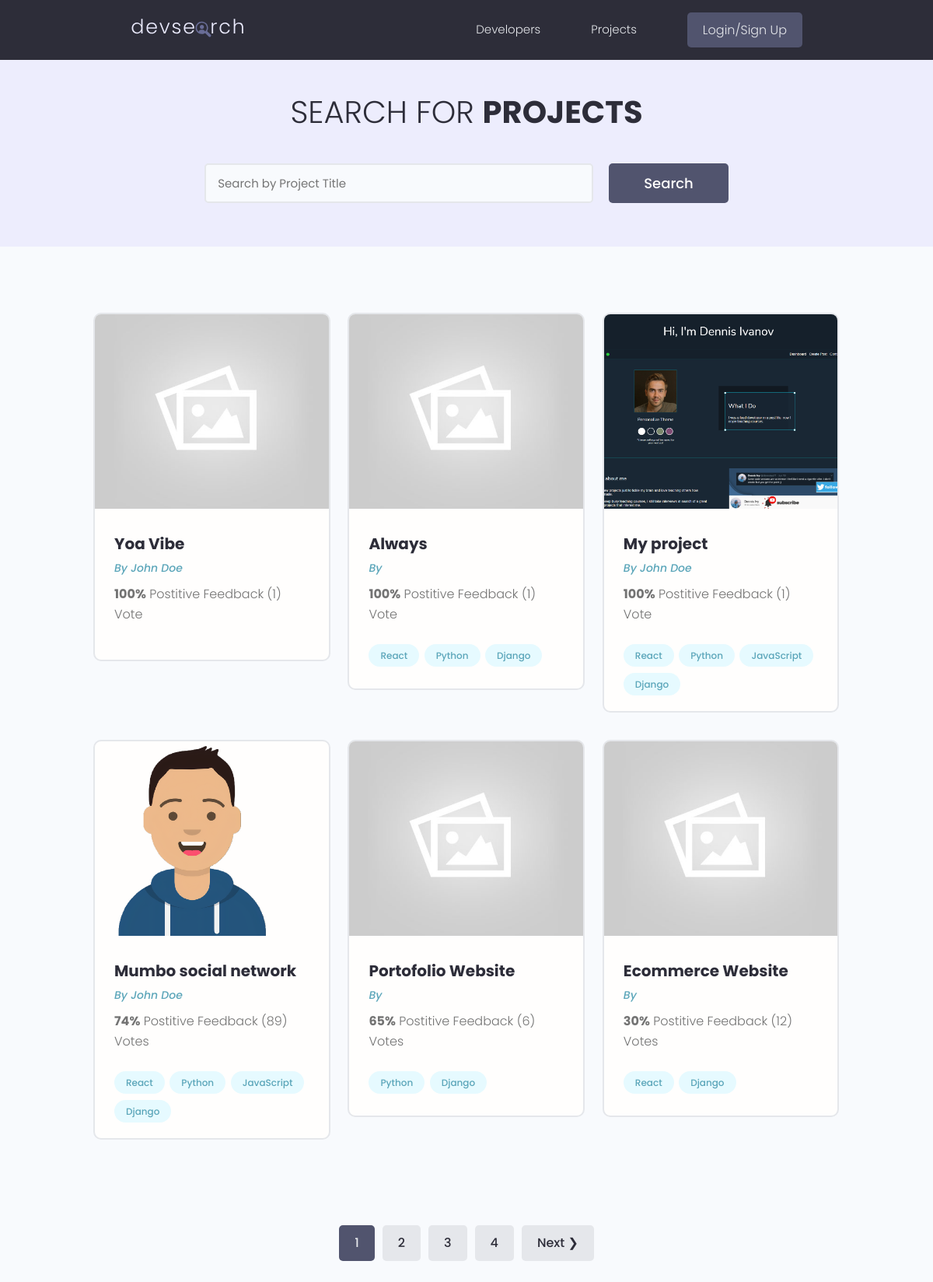
/projects/, run on the app's committed database.
### projects/models.py (models this page shows, shortened)
class Project(models.Model):
    owner = models.ForeignKey(Profile, null=True, blank=True, on_delete=models.SET_NULL)
    title = models.CharField(max_length=200)
    description = models.TextField(null=True, blank=True)
    featured_image = models.ImageField(null=True, blank=True, default="default.jpg")
    demo_link = models.CharField(max_length=2000, null=True, blank=True)
    source_link = models.CharField(max_length=2000, null=True, blank=True)
    tags = models.ManyToManyField('Tag', blank=True)
    vote_total = models.IntegerField(default=0, null=True, blank=True)
    vote_ratio = models.IntegerField(default=0, null=True, blank=True)
    created = models.DateTimeField(auto_now_add=True)
    id = models.UUIDField(default=uuid.uuid4, unique=True,
                          primary_key=True, editable=False)
    class Meta:
        ordering = ['-vote_ratio', '-vote_total']

class Tag(models.Model):
    name = models.CharField(max_length=200)
    created = models.DateTimeField(auto_now_add=True)
    id = models.UUIDField(default=uuid.uuid4, unique=True,
                          primary_key=True, editable=False)
    def __str__(self):
        return self.name

### users/models.py (models this page shows, shortened)
class Profile(models.Model):
    user = models.OneToOneField(User, on_delete=models.CASCADE, null=True, blank=True)
    name = models.CharField(max_length=200, blank=True, null=True)
    email = models.EmailField(max_length=500, blank=True, null=True)
    username = models.CharField(max_length=200, blank=True, null=True)
    location = models.CharField(max_length=200, blank=True, null=True)
    short_intro = models.CharField(max_length=200, blank=True, null=True)
    bio = models.TextField(blank=True, null=True)
    profile_image = models.ImageField(null=True, blank=True, upload_to='profiles/', default='profiles/user-default.png')
    social_github = models.CharField(max_length=200, blank=True, null=True)
    social_twiter = models.CharField(max_length=200, blank=True, null=True)
    social_linkedin = models.CharField(max_length=200, blank=True, null=True)
    social_youtube = models.CharField(max_length=200, blank=True, null=True)
    social_website = models.CharField(max_length=200, blank=True, null=True)
    created = models.DateTimeField(auto_now_add=True)
    id = models.UUIDField(default=uuid.uuid4, unique=True,
                          primary_key=True, editable=False)

### projects/views.py (the view)
# urls.py: path('projects/', views.getProjects),
def projects(request):
    projects, search_query = searcProject(request)
    custom_range, projects = paginationProjects(request, projects, 6)
    context = {
        'projects' : projects,
        'search_query' : search_query,
        'custom_range' : custom_range,
    }
    return render(request, 'projects/projects.html', context)

### projects/utils.py (called while the page is built)
def paginationProjects(request, projects, results):
    page = request.GET.get('page')
    paginator = Paginator(projects, results)
    try:
        projects = paginator.page(page)
    except PageNotAnInteger:
        page = 1
        projects = paginator.page(page)
    except EmptyPage:
        page = paginator.num_pages
        projects = paginator.page(page)
    leftIndex = (int(page) - 4)
    if leftIndex < 1:
        leftIndex = 1
    rightIndex = (int(page) + 5)
    if rightIndex > paginator.num_pages:
        rightIndex = paginator.num_pages + 1
    custom_range = range(leftIndex, rightIndex)
    return custom_range, projects

def searcProject(request):
    search_query = ''
    if request.GET.get('search_query'):
        search_query = request.GET.get('search_query')
    tags = Tag.objects.filter(name__icontains=search_query)
    projects = Project.objects.distinct().filter(
        Q(title__icontains=search_query) |
        Q(description__icontains=search_query) |
        Q(owner__name__icontains=search_query) |
        Q(tags__in=tags)
    )
    return projects, search_query

### projects/templates/projects/projects.html (shortened to what this page needs)
{% extends 'main.html' %} {% block content %}
<main class="projects">
  <section class="hero-section text-center">
    <div class="container container--narrow">
      <div class="hero-section__box">
        <h2>Search for <span>Projects</span></h2>
      </div>
      <div class="hero-section__search">
        <form id="searchForm" class="form" action="{% url 'projects' %}" method="get">
          <div class="form__field">
            <input
              class="input input--text"
              id="formInput#search"
              type="text"
              name="search_query"
              value="{{search_query}}"
              placeholder="Search by Project Title"
            />
          </div>
          <input class="btn btn--sub btn--lg" type="submit" value="Search" />
        </form>
      </div>
    </div>
  </section>
  <section class="projectsList">
    <div class="container">
      <div class="grid grid--three">
        {% for project in projects %}
        <div class="column">
          <div class="card project">
            <a href="{% url 'project' project.id %}" class="project">
              <img
                class="project__thumbnail"
                src="{{ project.featured_image.url }}"
                alt="project thumbnail"
              />
              <div class="card__body">
                <h3 class="project__title">{{project.title}}</h3>
                <p>
                  <a
                    class="project__author"
                    href="{% url 'user-profile' project.owner.id %}"
                    >By {{project.owner.name}}</a
                  >
                </p>
                <p class="project--rating">
                  <span style="font-weight: bold">{{project.vote_ratio}}%</span>
                  Postitive Feedback ({{project.vote_total}})
                  Vote{{project.vote_total|pluralize:"s"}}
                </p>
                <div class="project__tags">
                  {% for tag in project.tags.all %}
                  <span class="tag tag--pill tag--main">
                    <small>{{tag}}</small>
                  </span>
                  {% endfor %}
                </div>
              </div>
            </a>
          </div>
        </div>
        {% endfor %}
      </div>
    </div>
  </section>
  {% include 'pagination.html' with queryset=projects custom_range=custom_range %}
</main>
{% endblock content %}

### static/styles/app.css (style rules this page uses)
:root { --color-sub: #2d2d39; }
.btn--sub { background-color: var(--color-sub-light); }
.card { border: 2px solid var(--color-light); }
img { width: 100%; }
.hero-section { height: 40vh; display: flex; align-items: center; background-color: var(--color-sub); }
.hero-section__box { margin-bottom: 4rem; }
.hero-section__box > h2, .hero-section__box > h2 > span { font-size: 4rem; color: var(--color-light); line-height: 1.3; text-transform: uppercase; }
.hero-section__box > h2 { font-weight: 300; }
.hero-section__box > h2 > span { font-weight: 700; }
.hero-section__search > .form { display: flex; align-items: center; justify-content: center; gap: 2rem; }
.hero-section__search > .form input.input--text { width: 50rem; }
.project__author { font-size: 1.4rem; font-style: italic; }
.project--rating { margin-bottom: 1.6em; margin-top: .5em; }
.projects > .hero-section { background: var(--color-sub-lighter); height: 30vh; }
.projects .hero-section__box { margin-bottom: 2.5rem; }
.projects .hero-section__box > h2 { color: var(--color-sub); }
.projects .hero-section__box > h2 > span { font-weight: 700; color: var(--color-sub); }
.projectsList { margin-top: 8rem; }
.project__thumbnail { height: 25rem; object-fit: cover; object-position: top center; }
.project__title { font-size: 2rem; font-weight: 700; color: var(--color-sub); }

### static/uikit/styles/modules/_variables.css (style rules this page uses)
:root { --color-main: #5aa5b9; --color-main-light: #e6faff; --color-sub: #3f4156; --color-sub-light: #51546e; --color-sub-lighter: #ededfd; --color-text: #737373; --color-gray: #8b8b8b; --color-light: #e5e7eb; --color-light-gray: #767676; --color-bg: #f8fafd; --color-white: #fffefd; --color-white-light: #f3f3f3; --color-success: #359e64; --color-success-bg: #def8e8; --color-error: #fc4b0b; --color-error-bg: #fff2ee; --font-base: 'Poppins', arial, helvetica, 'Segoe UI', roboto, ubuntu, sans-serif; --font-monospace: 'Fira Code', 'Courier New', courier, monospace; --font-regular: 300; --font-medium: 500; --font-bold: 700; --generic-shadow: 1px 1px 5px #00000010; --generic-transition: all 0.3s ease-in-out; }

### static/uikit/styles/modules/_base.css (style rules this page uses)
* { margin: 0; padding: 0; box-sizing: border-box; text-rendering: optimizeLegibility; color: inherit; font-size: inherit; }
html { font-size: 50%; }
@media only screen and (min-width: 480px) { html { font-size: 56.25%; } }
@media only screen and (min-width: 1200px) { html { font-size: 62.5%; } }
body { line-height: 1.6; font-weight: 400; font-size: 1.5rem; color: var(--color-text); background-color: var(--color-bg); min-height: 100vh; }

### static/uikit/styles/modules/_typography.css (style rules this page uses)
* { font-family: var(--font-base); }
h2 { font-size: 3.6rem; font-weight: var(--font-bold); }
h3 { font-size: 3.2rem; font-weight: var(--font-medium); }
p, span, strong { font-size: 1.6rem; color: var(--color-text); font-weight: var(--font-regular); }
a { padding-bottom: 2px; text-decoration: none; display: inline-block; color: var(--color-main); font-weight: var(--font-medium); }

### static/uikit/styles/modules/_utilities.css (style rules this page uses)
.container { width: 92%; max-width: 165rem; margin: 0 auto; box-sizing: border-box; }
.container--narrow { width: 92%; max-width: 120rem; }
@media screen and (min-width: 1000px) { .container { width: 90%; } }
@media screen and (min-width: 1000px) { .container--narrow { width: 85%; } }
@media screen and (min-width: 1200px) { .container { width: 80%; } }
@media screen and (min-width: 1200px) { .container--narrow { width: 72%; } }
.text-center { text-align: center; }

### static/uikit/styles/modules/_button.css (style rules this page uses)
.btn { display: inline-block; position: relative; cursor: pointer; background-color: var(--color-light); font-weight: var(--font-medium); color: var(--color-sub); text-decoration: none; padding: 1rem 2rem; border-radius: 0.5rem; border: none; width: -webkit-fit-content; width: -moz-fit-content; width: fit-content; height: -webkit-fit-content; height: -moz-fit-content; height: fit-content; font-size: 1.6rem; outline-width: 0; outline-color: transparent; -webkit-backface-visibility: hidden; backface-visibility: hidden; transition: all 0.3s ease-in-out; }
.btn--sub { background-color: var(--color-sub); color: var(--color-white); }
.btn--lg { font-size: 1.8rem; padding: 1.2rem 4.5rem; }

### static/uikit/styles/modules/_card.css (style rules this page uses)
.card { border-radius: 1rem; background-color: var(--color-white); border: 1.5px solid var(--color-light); width: auto; height: auto; margin-top: 0.5rem; margin-bottom: 0.5rem; overflow: hidden; }
.card__body, .card__header { padding: 2rem 2.5rem; }

### data on the page
Project: featured_image (placeholder picture), title "Yoa Vibe", owner.name "John Doe", vote_ratio "100", vote_total "1"
Project: featured_image (placeholder picture), title "Always", vote_ratio "100", vote_total "1"
Tag: name "React"
Tag: name "Python"
Tag: name "Django"
Project: featured_image (picture), title "My project", owner.name "John Doe", vote_ratio "100", vote_total "1"
Tag: name "JavaScript"
Project: featured_image (picture), title "Mumbo social network", owner.name "John Doe", vote_ratio "74", vote_total "89"
Project: featured_image (placeholder picture), title "Portofolio Website", vote_ratio "65", vote_total "6"
Project: featured_image (placeholder picture), title "Ecommerce Website", vote_ratio "30", vote_total "12"

### other printed values
{{ page }} "1"
{{ page }} "2" "3" "4"
